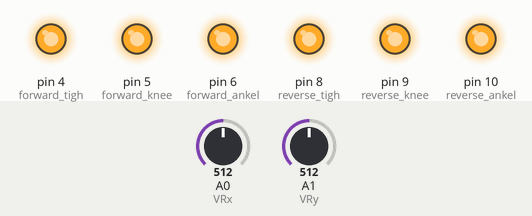
Recording of a sketch running on a simulated Arduino Uno, built with avr-gcc and run on an emulated ATmega328P. Parts: output pins drawn as LEDs (lit = HIGH). Dashed ring = blinking. The test bench sets the inputs (shaded band); at power-on: A0 (VRx) = 512, A1 (VRy) = 512. What the sketch prints to the serial monitor is not drawn.

Above: at 1.2 s.
1.3 s: A0 (VRx) set to 795
4.3 s: A0 (VRx) set to 826
At 4.42 s:
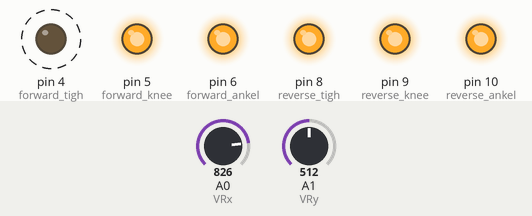
7.3 s: A1 (VRy) set to 794
10.3 s: A1 (VRy) set to 824
At 10.68 s:
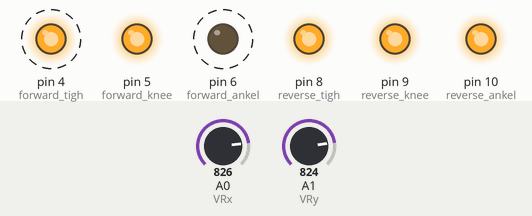
13.3 s: A0 (VRx) set to 122
At 13.43 s:
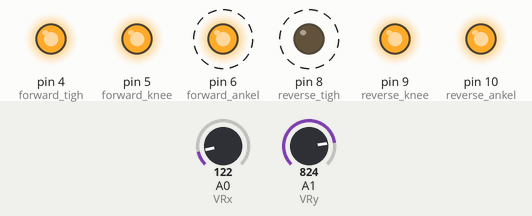
16.3 s: A1 (VRy) set to 122
At 16.68 s:
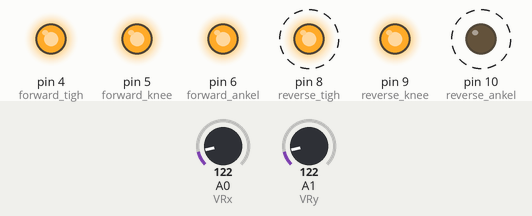
Timing chart, 0 to 20.3 s (numbered marks = the images above; inputs shaded):
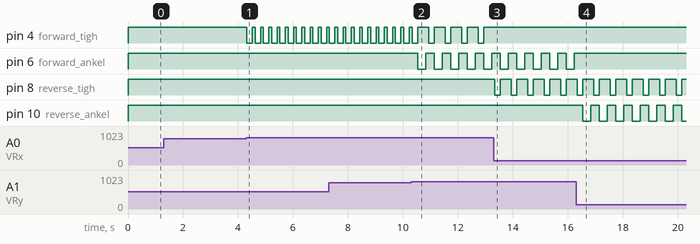

The sketch:

Self_balance.ino
```cpp
/*

                              Project Name:   Self Balace Walking
                              Author List:   Shree Lole

                              Filename:  Self Balance


*/
int forward_tigh = 4 ;
int forward_knee = 5;
int forward_ankel = 6;

int reverse_tigh = 8 ;
int reverse_knee = 9 ;
int reverse_ankel = 10;

int VRx = A0;
int VRy = A1;
int SW = 0;

int SW_state = 0;
int mapX = 0;
int mapY = 0;

void setup() {
  Serial.begin(9600);

  pinMode(VRx, INPUT);
  pinMode(VRy, INPUT);
  pinMode(SW, INPUT_PULLUP);
  pinMode( forward_tigh , OUTPUT);
  pinMode( forward_knee , OUTPUT);
  pinMode( forward_ankel , OUTPUT);
  pinMode(reverse_tigh , OUTPUT);
  pinMode(reverse_knee , OUTPUT);
  pinMode(reverse_ankel , OUTPUT);
  digitalWrite(forward_tigh , HIGH);
  digitalWrite(forward_knee , HIGH);
  digitalWrite(forward_ankel , HIGH);
  digitalWrite(reverse_tigh , HIGH);
  digitalWrite(reverse_knee , HIGH);
  digitalWrite(reverse_ankel , HIGH);

}

void loop() {
  SW_state = digitalRead(SW);
  mapX = map(analogRead(VRx), 0, 1023, -512, 512);
  Serial.print("X: ");
  Serial.print(mapX);
  if (SW_state == 1 && mapX >= 300)
  {
    digitalWrite(forward_tigh , LOW);
    delay(200);
    digitalWrite(forward_tigh , HIGH);
  }
  if (SW_state == 1 && mapX <= -300)
  {
    digitalWrite(reverse_tigh , LOW);
    delay(200);
    digitalWrite(reverse_tigh , HIGH);
  }
  mapY = map(analogRead(VRy), 0, 1023, -512, 512);

  if (SW_state == 1 && mapY >= 300)
  {
    digitalWrite(forward_ankel , LOW);
    delay(300);
    digitalWrite(forward_ankel , HIGH);
  }
  if (SW_state == 1 && mapY <= -300)
  {
    digitalWrite(reverse_ankel , LOW);
    delay(300);
    digitalWrite(reverse_ankel , HIGH);
  }
  if (SW_state == 0 && mapX >= 300)
  {
    digitalWrite(reverse_knee , LOW);
    delay(200);
    digitalWrite(reverse_knee , HIGH);
  }
  if (SW_state == 0 && mapX <= -300)
  {
    digitalWrite(forward_knee , LOW);
    delay(200);
    digitalWrite(forward_knee , HIGH);
  }
  delay(100);

}
```

Measured:
- the behaviour switches between 811 and 812 on A0 (VRx) (found by bisection; images 0 and 1)
- the behaviour switches between 811 and 812 on A1 (VRy) (found by bisection; images 1 and 2)
- after the input at 1.3 s, every drawn part: stays the same
- after the input at 4.3 s, pin 4 (forward_tigh): alternates HIGH for 0.10 s and LOW for 0.20 s, starting at once
- after the input at 10.3 s, pin 4 (forward_tigh): alternates HIGH for 0.40 s and LOW for 0.20 s, starting after 0.63 s; pin 6 (forward_ankel): alternates HIGH for 0.30 s and LOW for 0.30 s, starting after 0.23 s
- after the input at 13.3 s, pin 4 (forward_tigh): stops changing and stays HIGH; pin 8 (reverse_tigh): alternates HIGH for 0.40 s and LOW for 0.20 s, starting at once
- after the input at 16.3 s, pin 6 (forward_ankel): stops changing and stays HIGH; pin 10 (reverse_ankel): alternates HIGH for 0.30 s and LOW for 0.30 s, starting after 0.24 s
